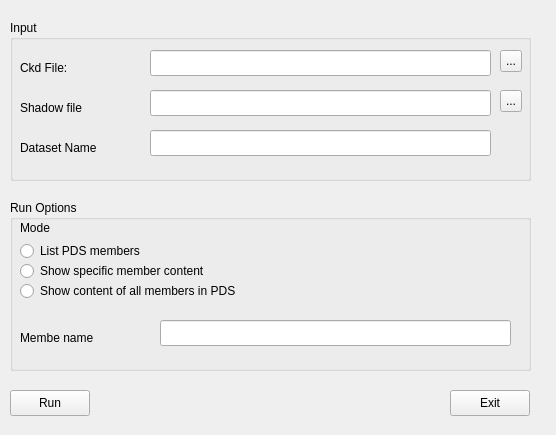
<?xml version="1.0" encoding="UTF-8"?>
<ui version="4.0">
 <class>DasdcatClass</class>
 <widget class="QWidget" name="DasdcatClass">
  <property name="geometry">
   <rect>
    <x>0</x>
    <y>0</y>
    <width>556</width>
    <height>435</height>
   </rect>
  </property>
  <property name="windowTitle">
   <string>Dasdcat</string>
  </property>
  <widget class="QGroupBox" name="groupBox">
   <property name="geometry">
    <rect>
     <x>10</x>
     <y>20</y>
     <width>521</width>
     <height>161</height>
    </rect>
   </property>
   <property name="title">
    <string>Input</string>
   </property>
   <widget class="QLineEdit" name="filename">
    <property name="geometry">
     <rect>
      <x>140</x>
      <y>30</y>
      <width>341</width>
      <height>26</height>
     </rect>
    </property>
   </widget>
   <widget class="QToolButton" name="browseFileButton">
    <property name="geometry">
     <rect>
      <x>490</x>
      <y>30</y>
      <width>22</width>
      <height>22</height>
     </rect>
    </property>
    <property name="text">
     <string>...</string>
    </property>
   </widget>
   <widget class="QLabel" name="label">
    <property name="geometry">
     <rect>
      <x>10</x>
      <y>40</y>
      <width>91</width>
      <height>16</height>
     </rect>
    </property>
    <property name="text">
     <string>Ckd File:</string>
    </property>
   </widget>
   <widget class="QLineEdit" name="shadowFile">
    <property name="geometry">
     <rect>
      <x>140</x>
      <y>70</y>
      <width>341</width>
      <height>26</height>
     </rect>
    </property>
   </widget>
   <widget class="QToolButton" name="browseSfButton">
    <property name="geometry">
     <rect>
      <x>490</x>
      <y>70</y>
      <width>22</width>
      <height>22</height>
     </rect>
    </property>
    <property name="text">
     <string>...</string>
    </property>
   </widget>
   <widget class="QLabel" name="label_2">
    <property name="geometry">
     <rect>
      <x>10</x>
      <y>80</y>
      <width>111</width>
      <height>16</height>
     </rect>
    </property>
    <property name="text">
     <string>Shadow file</string>
    </property>
   </widget>
   <widget class="QLabel" name="label_4">
    <property name="geometry">
     <rect>
      <x>10</x>
      <y>120</y>
      <width>121</width>
      <height>16</height>
     </rect>
    </property>
    <property name="text">
     <string>Dataset Name</string>
    </property>
   </widget>
   <widget class="QLineEdit" name="dsname">
    <property name="geometry">
     <rect>
      <x>140</x>
      <y>110</y>
      <width>341</width>
      <height>26</height>
     </rect>
    </property>
   </widget>
  </widget>
  <widget class="QGroupBox" name="groupBox_2">
   <property name="geometry">
    <rect>
     <x>10</x>
     <y>200</y>
     <width>521</width>
     <height>171</height>
    </rect>
   </property>
   <property name="title">
    <string>Run Options</string>
   </property>
   <widget class="QLineEdit" name="memberName">
    <property name="geometry">
     <rect>
      <x>150</x>
      <y>120</y>
      <width>351</width>
      <height>26</height>
     </rect>
    </property>
   </widget>
   <widget class="QLabel" name="label_3">
    <property name="geometry">
     <rect>
      <x>10</x>
      <y>130</y>
      <width>131</width>
      <height>16</height>
     </rect>
    </property>
    <property name="text">
     <string>Membe name</string>
    </property>
   </widget>
   <widget class="QRadioButton" name="listRadioButton">
    <property name="geometry">
     <rect>
      <x>10</x>
      <y>40</y>
      <width>201</width>
      <height>22</height>
     </rect>
    </property>
    <property name="text">
     <string>List PDS members</string>
    </property>
   </widget>
   <widget class="QRadioButton" name="specificRadioButton">
    <property name="geometry">
     <rect>
      <x>10</x>
      <y>60</y>
      <width>291</width>
      <height>22</height>
     </rect>
    </property>
    <property name="text">
     <string>Show specific member content</string>
    </property>
   </widget>
   <widget class="QLabel" name="label_5">
    <property name="geometry">
     <rect>
      <x>10</x>
      <y>20</y>
      <width>53</width>
      <height>16</height>
     </rect>
    </property>
    <property name="text">
     <string>Mode</string>
    </property>
   </widget>
   <widget class="QRadioButton" name="allRadioButton">
    <property name="geometry">
     <rect>
      <x>10</x>
      <y>80</y>
      <width>321</width>
      <height>22</height>
     </rect>
    </property>
    <property name="text">
     <string>Show content of all members in PDS</string>
    </property>
   </widget>
  </widget>
  <widget class="QPushButton" name="exitButton">
   <property name="geometry">
    <rect>
     <x>450</x>
     <y>390</y>
     <width>80</width>
     <height>26</height>
    </rect>
   </property>
   <property name="text">
    <string>Exit</string>
   </property>
  </widget>
  <widget class="QPushButton" name="runButton">
   <property name="geometry">
    <rect>
     <x>10</x>
     <y>390</y>
     <width>80</width>
     <height>26</height>
    </rect>
   </property>
   <property name="text">
    <string>Run</string>
   </property>
  </widget>
 </widget>
 <layoutdefault spacing="6" margin="11"/>
 <resources/>
 <connections/>
</ui>
